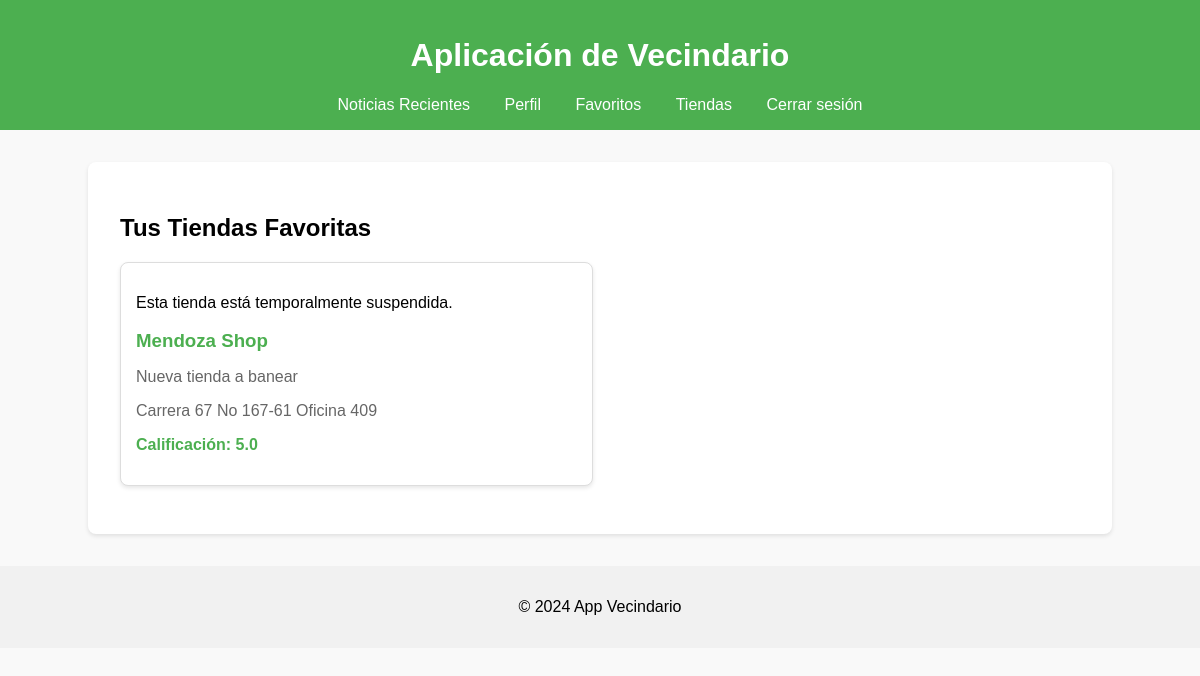
Before: /favorites (signed in) with the older database file.
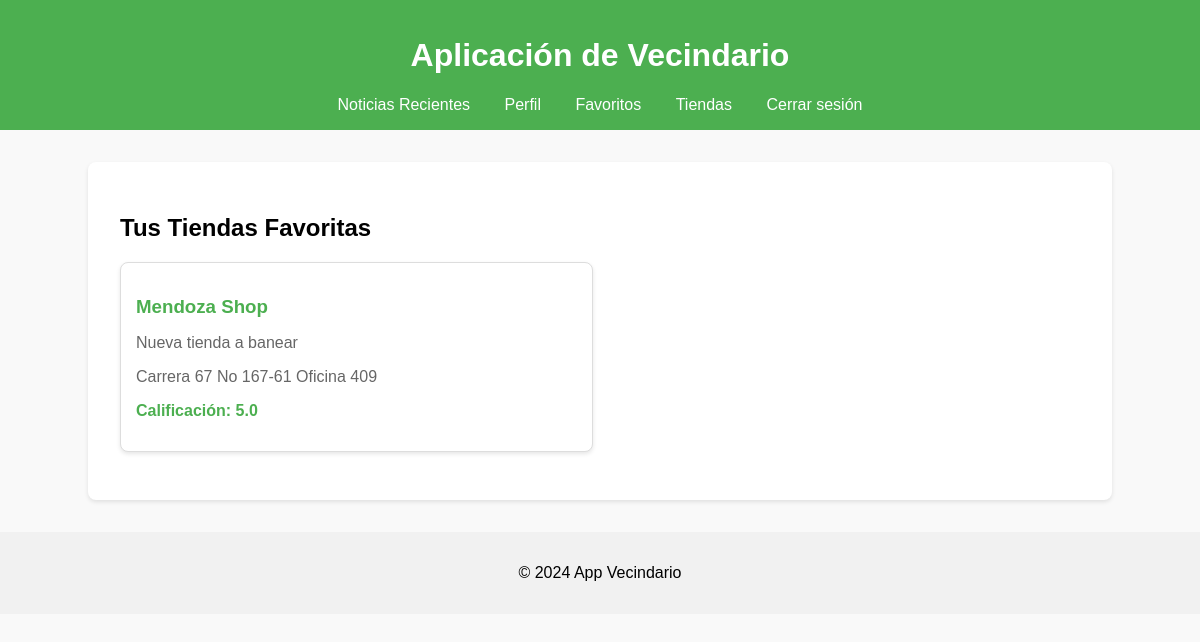
After: the same page with the newer database file.
### models.py (models this page shows)
class Store(db.Model):
    __tablename__ = 'store'
    id = db.Column(db.Integer, primary_key=True)
    name = db.Column(db.String(120), nullable=False)
    description = db.Column(db.Text, nullable=True)
    address = db.Column(db.String(255), nullable=True)
    rating = db.Column(db.Float, nullable=False, default=0)
    owner_id = db.Column(db.Integer, db.ForeignKey('user.id'), nullable=False)
    suspended_until = db.Column(db.DateTime, nullable=True)  # Nuevo: para suspender la tienda
    store_products = db.relationship('Product', backref='store_relation', lazy=True)
    comments = db.relationship('Comment', backref='store', lazy=True)
    news = db.relationship('News', backref='store', lazy=True)

### app.py (the view)
@app.route('/favorites')
def favorites():
    if 'user_id' not in session:
        return redirect('/login')
    user_id = session['user_id']
    favorite_stores = (
        Store.query
        .join(user_favorites)
        .filter(user_favorites.c.user_id == user_id)
        .all()
    )
    return render_template('favorites.html', favorite_stores=favorite_stores)

### app.py (called while the page is built)
@app.context_processor
def inject_user():
    user = None
    if 'user_id' in session:
        user = User.query.get(session['user_id'])
    return dict(user=user)

def check_user_suspended(user):
    if user.suspended_until and user.suspended_until > datetime.utcnow():
        return True
    return False

@app.before_request
def before_request():
    if 'user_id' in session:
        user = User.query.get(session['user_id'])
        if check_user_suspended(user):
            flash('Tu cuenta ha sido suspendida temporalmente.', 'error')
            return redirect('/login')

### templates/favorites.html (shortened to what this page needs)
{% extends "base.html" %}
{% block content %}
<div class="favorites-container">
    <h2>Tus Tiendas Favoritas</h2>
    {% if favorite_stores %}
    {% for store in favorite_stores %}
    <div class="store-card">
        {% if store.suspended_until %}
        <p class="suspended-message">Esta tienda está temporalmente suspendida.</p>
        <h3>{{ store.name }}</h3>
        <p class="store-description">{{ store.description }}</p>
        <p class="store-address">{{ store.address }}</p>
        <p class="store-rating">Calificación: {{ store.rating | round(1) }}</p>
        {% else %}
        <a href="/store/{{ store.id }}" class="store-card-link">
            <h3>{{ store.name }}</h3>
            <p class="store-description">{{ store.description }}</p>
            <p class="store-address">{{ store.address }}</p>
            <p class="store-rating">Calificación: {{ store.rating | round(1) }}</p>
        </a>
        {% endif %}
    </div>
    {% endfor %}
    {% else %}
    <p>No tienes tiendas favoritas.</p>
    {% endif %}
</div>
{% endblock %}

Changed rows visible on the page:
changed Store "Mendoza Shop": suspended_until "2024-10-13 19:41:01.810819" → empty (drawn)
